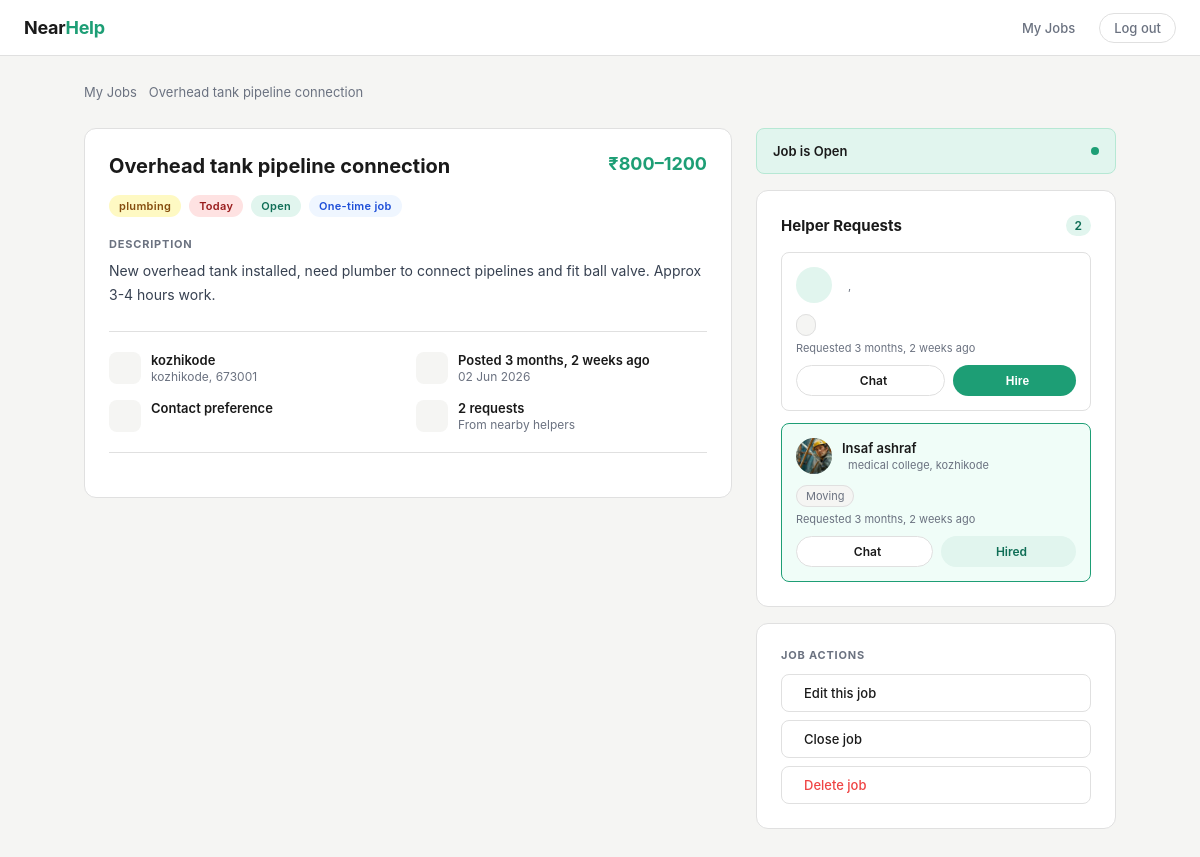
/jobs/6/detail/ (signed in), run on an earlier commit of the app's database.
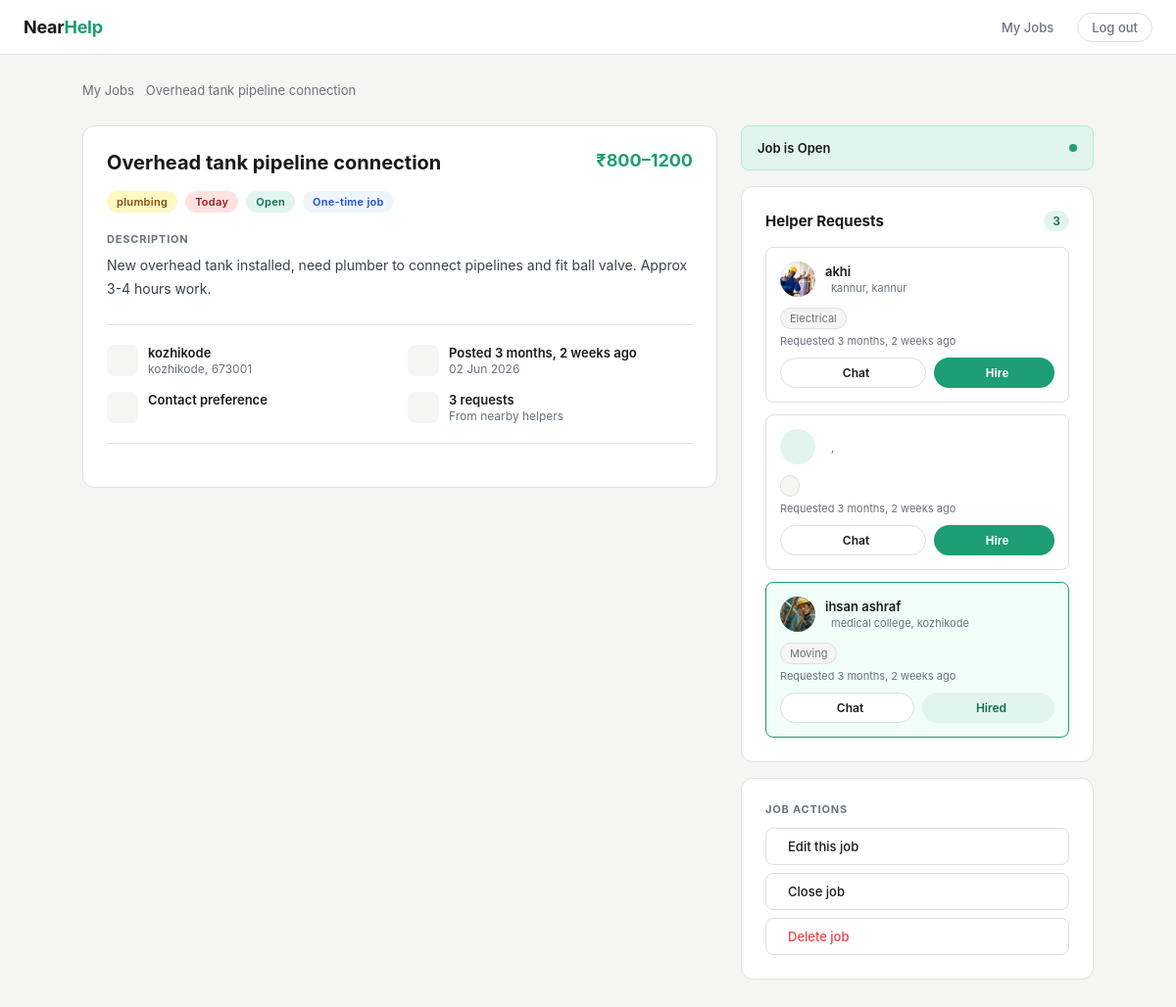
And on a later commit of the database.
### projectnearhelpapp/models.py (models this page shows, shortened)
class JobRequest(models.Model):
    STATUS_CHOICES = [
        ('pending',  'Pending'),
        ('accepted', 'Accepted'),
        ('declined', 'Declined'),
    ]
    job          = models.ForeignKey(Job_postings, on_delete=models.CASCADE, related_name='requests')
    helper       = models.ForeignKey(settings.AUTH_USER_MODEL, on_delete=models.CASCADE, related_name='job_requests')
    Note         = models.TextField(blank=True, null=True)
    Status       = models.CharField(max_length=20, choices=STATUS_CHOICES, default='pending')
    Requested_at = models.DateTimeField(auto_now_add=True)
    class Meta:
        unique_together = ('job', 'helper')
        ordering = ['-Requested_at']

class Helper_details(models.Model):
        user = models.OneToOneField(settings.AUTH_USER_MODEL, on_delete=models.CASCADE , related_name='helper_details', null=True, blank=True)
        Fullname = models.CharField(max_length=50)
        Dob = models.DateField()
        Gender = models.CharField()
        Phone_number = models.CharField()
        Email = models.CharField()
        Photo = models.ImageField(upload_to="photos/" , blank=True, null=True)
        Area = models.CharField(max_length=100, null=True, blank=True)
        Town = models.CharField(max_length=100)
        Pin = models.IntegerField()
        Category = models.CharField()
        Availability = models.CharField()
        Password = models.CharField(max_length=128)

### projectnearhelpapp/views.py (the view)
# urls.py: path('jobs/<int:job_id>/detail/',         views.job_detail_client,  name='Job_detail_client'),
@login_required
def job_detail_client(request, job_id):
    job = get_object_or_404(Job_postings, id=job_id)
    if job.Client != request.user:
        return HttpResponseForbidden("You don't have permission to view this job.")
    client_profile = get_object_or_404(Client_details, user=request.user)
    requests_qs = (
        JobRequest.objects
        .filter(job=job)
        .select_related('helper', 'helper__helper_details')
        .order_by('-Requested_at')
    )
    context = {
        'job':      job,
        'client':   client_profile,
        'requests': requests_qs,
    }
    return render(request, 'job_details_request.html', context)

### projectnearhelpapp/templates/job_details_request.html (shortened to what the changed rows need)
<!DOCTYPE html>
<html lang="en">
<head>
    {% load static %}
    <link rel="stylesheet"
        href="https://cdn.jsdelivr.net/npm/@tabler/icons-webfont@latest/dist/tabler-icons.min.css">
    <link rel="stylesheet" href="{% static 'css/job_details.css' %}">
</head>
<body>
<div class="page">
    <main>
        <div class="card" style="margin-bottom: 16px;">
            <div class="job-header">
                <h1 class="job-title">{{ job.Title }}</h1>
            </div>
            <div class="meta-grid">
                <div class="meta-item">
                    <div class="meta-text">
                        <strong>{{ requests.count }} request{{ requests.count|pluralize }}</strong>
                        <span>From nearby helpers</span>
                    </div>
                </div>
            </div>
        </div>
    </main>
    <aside class="sidebar">
        <div class="card">
            <div class="requests-header">
                <h3>Helper Requests</h3>
                <span class="request-count">{{ requests.count }}</span>
            </div>
            <div class="request-list">
                {% if requests %}
                    {% for req in requests %}
                    <div class="request-card {% if req.Status == 'accepted' %}accepted{% endif %}">
                        <div class="req-top">
                            <div class="req-avatar">
                                {% if req.helper.helper_details.Photo %}
                                    <img src="{{ req.helper.helper_details.Photo.url }}" alt="">
                                {% else %}
                                    {{ req.helper.helper_details.Fullname|first|upper }}
                                {% endif %}
                            </div>
                            <div class="req-info">
                                <h4>{{ req.helper.helper_details.Fullname }}</h4>
                                <div class="req-meta">
                                    {{ req.helper.helper_details.Area }}, {{ req.helper.helper_details.Town }}
                                </div>
                            </div>
                        </div>
                        <div style="margin-bottom: 8px;">
                            <span style="font-size:11px; padding:3px 9px; border-radius:999px; background:var(--bg); border:var(--border); color:var(--muted);">
                                {{ req.helper.helper_details.Category }}
                            </span>
                        </div>
                        <div class="req-time">
                            Requested {{ req.Requested_at|timesince }} ago
                        </div>
                        <div class="req-actions">
                            <a href="#" class="btn-chat">
                                 Chat
                            </a>
                            {% if req.Status == 'accepted' %}
                                <span class="btn-hired">
                                     Hired
                                </span>
                            {% else %}
                                <form method="POST"
                                      action="{% url 'Accept_request' req.id %}"
                                      style="flex:1; display:flex;">
                                    <button type="submit" class="btn-hire">
                                         Hire
                                    </button>
                                </form>
                            {% endif %}
                        </div>
                    </div>
                    {% endfor %}
                {% else %}
                    <div class="empty-requests">
                        <i class="ti ti-inbox"></i>
                        <p>No requests yet.<br>Helpers near you will respond soon.</p>
                    </div>
                {% endif %}
            </div>
        </div>
    </aside>
</div>
</body>
</html>

What changed in the data, as far as the page shows it:
added JobRequest: helper.helper_details.Photo (picture), helper.helper_details.Fullname "akhi", helper.helper_details.Area "kannur", helper.helper_details.Town "kannur", helper.helper_details.Category "Electrical", Requested_at "3 months, 2 weeks", Status "Hire"
changed through a linked row, JobRequest "medical college": helper.helper_details.Fullname "Insaf ashraf" → "ihsan ashraf"
Also different on the page:
{{ requests.count }}: "2" → "3"
